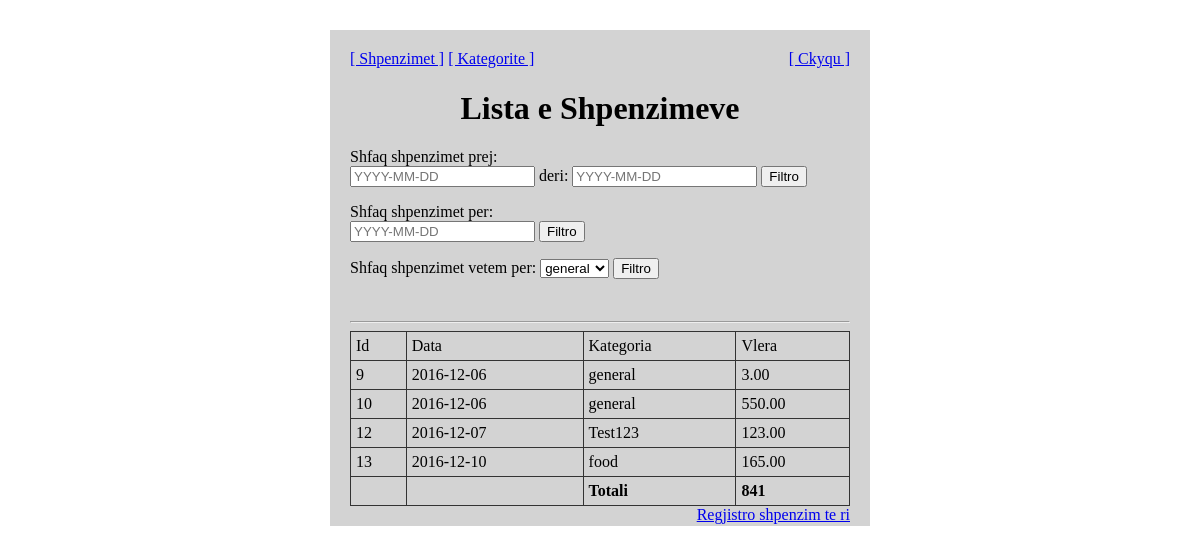
The page /expenses.php on the database its author committed.
### tables this page shows
CREATE TABLE IF NOT EXISTS `expenses` (
  `id` int(11) NOT NULL,
  `date` date NOT NULL,
  `category` int(11) NOT NULL,
  `value` decimal(10,2) NOT NULL
);

CREATE TABLE IF NOT EXISTS `categories` (
  `id` int(11) NOT NULL,
  `name` varchar(20) NOT NULL
);

### expenses.php (the view, shortened to what this page needs)
<?php include 'loginCheck.php'?>
<?php include 'header.php'?>
    <h1 class="text-center">Lista e Shpenzimeve</h1>
    <p>
        <form method="get">
            <label>Shfaq shpenzimet prej: </label><br/>
            <input type="text" name="fromDate" value="<?php if(isset($_GET["fromDate"])) echo $_GET["fromDate"]; ?>" placeholder="YYYY-MM-DD"/>
            <label>deri:</label>
            <input type="text" name="toDate" value="<?php if(isset($_GET["toDate"])) echo $_GET["toDate"]; ?>" placeholder="YYYY-MM-DD"/>
            <input type="submit" value="Filtro"/> <br/>
        </form>
    </p>
    <p>
        <form method="get">
            <label>Shfaq shpenzimet per:</label><br/>
            <input type="text" name="date" value="<?php if(isset($_GET["date"])) echo $_GET["date"]; ?>" placeholder="YYYY-MM-DD"/>
            <input type="submit" value="Filtro"/> <br/>
        </form>
    </p>
    <p>
        <form method="get">
            <label>Shfaq shpenzimet vetem per:</label>
            <select name="category">
                <?php
                $categories = mysqli_query($connection, "select * from categories");
                while($row = mysqli_fetch_assoc($categories)){
                    echo '<option value="'.$row["id"].'">'.$row["name"].'</option>';
                }
                ?>
            </select>
            <input type="submit" value="Filtro"/> <br/>
        </form>
    </p>
    <br/>
    <?php
        $sql = "select * from expenses";
        $result = mysqli_query($connection, $sql);
    ?>
    <div>
        <hr/>
        <table border="1" style="">
            <tr>
                <td>Id</td>
                <td>Data</td>
                <td>Kategoria</td>
                <td>Vlera</td>
            </tr>
            <?php
            $total = 0;
            while($row = mysqli_fetch_assoc($result)){
                $cat_name = mysqli_query($connection, "select `name` from categories where id='".$row['category']."';");
                echo "<tr>";
                echo "<td>".$row['id']."</td>";
                echo "<td>".$row['date']."</td>";
                echo "<td>".mysqli_fetch_assoc($cat_name)["name"]."</td>";
                echo "<td>".$row['value']."</td>";
                echo "</tr>";
                $total += $row['value'];
            }
            echo '<tr><td></td><td></td><td><strong>Totali</strong></td><td>';
            echo '<strong>'.$total.'</strong>';
            echo '</td></tr>';
            ?>
        </table>
    </div>
    <a href="addExpense.php" class="float-right">Regjistro shpenzim te ri</a>
<?php include 'footer.php'?>

### header.php (shortened to what this page needs)
<!DOCTYPE html>
<html>
<head>
    <link rel="stylesheet" href="assets/css/style.css">
</head>
<body>
<div id="content">
    <div style="margin-bottom: 40px;">
        <span class="float-left">
            <a href="expenses.php">[ Shpenzimet ]</a>
            <a href="categories.php">[ Kategorite ]</a>
        </span>
        <span class="float-right">
            <a href="logout.php">[ Ckyqu ]</a>
        </span>
    </div>

### footer.php
</div>
</body>
</html>

### assets/css/style.css (style rules this page uses)
body { margin: 0; }
#content { width: 500px; margin: 30px auto; height: 100%; background: lightgrey; padding: 20px; }
.text-center { text-align: center; }
.float-right { float: right; }
.float-left { float: left; }
table { border: 1px solid #333; width: 100%; border-collapse: collapse; padding: 5px; }
td { padding: 5px; }

### rows shown on the page
expenses: id "9", date "2016-12-06", categories.name "general", value "3.00"
expenses: id "10", date "2016-12-06", categories.name "general", value "550.00"
expenses: id "12", date "2016-12-07", categories.name "Test123", value "123.00"
expenses: id "13", date "2016-12-10", categories.name "food", value "165.00"

### other values the page prints
$total "841"
form field category "general"
